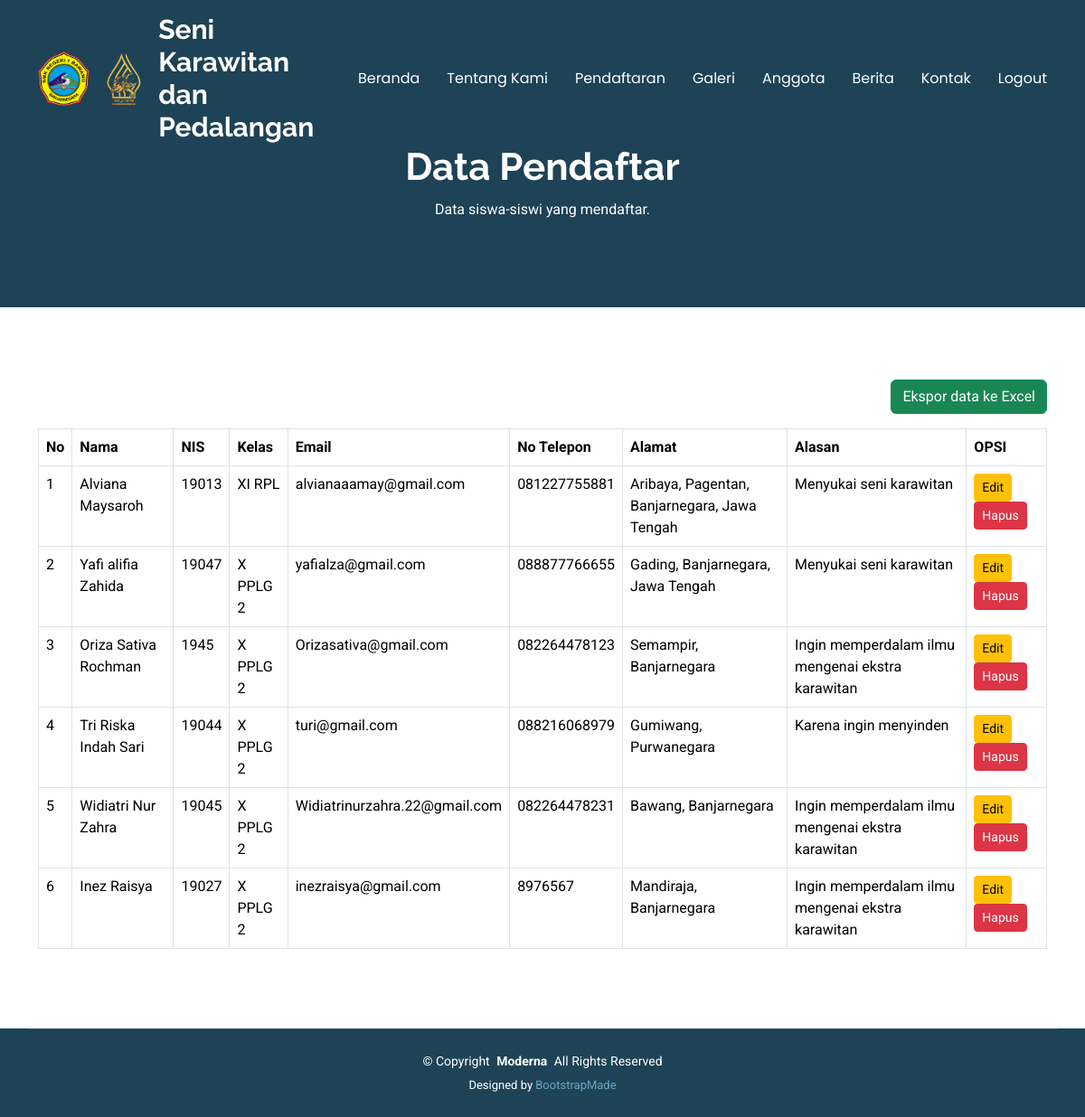
The page /admin/data_pendaftaran.php on the database its author committed.
### tables this page shows
CREATE TABLE IF NOT EXISTS `pendaftaran` (
  `id` int NOT NULL AUTO_INCREMENT,
  `nama` varchar(50) NOT NULL DEFAULT '0',
  `nis` varchar(50) NOT NULL DEFAULT '0',
  `kelas` varchar(50) NOT NULL DEFAULT '0',
  `email` varchar(50) NOT NULL DEFAULT '0',
  `nohp` varchar(50) NOT NULL DEFAULT '0',
  `alamat` text NOT NULL,
  `alasan` text NOT NULL,
  PRIMARY KEY (`id`) USING BTREE
);

### admin/data_pendaftaran.php (the view, shortened to what this page needs)
<!DOCTYPE html>
<html lang="en">
<head>
    <link href="../assets/vendor/bootstrap/css/bootstrap.min.css" rel="stylesheet">
    <link href="../assets/vendor/bootstrap-icons/bootstrap-icons.css" rel="stylesheet">
    <link href="../assets/vendor/aos/aos.css" rel="stylesheet">
    <link href="../assets/vendor/glightbox/css/glightbox.min.css" rel="stylesheet">
    <link href="../assets/vendor/swiper/swiper-bundle.min.css" rel="stylesheet">
    <link href="../assets/css/main.css" rel="stylesheet">
</head>
<body class="index-page">
<?php include '../function.php'; ?>
<?php include 'navbar.php'; ?>
    <main class="main">
    <div class="page-title dark-background">
        <div class="container position-relative">
        <h1>Data Pendaftar</h1>
        <p>Data siswa-siswi yang mendaftar.</p>
        </div>
    </div>
    <div class="container py-5">
        <table class="table table-bordered">
        <div class="d-flex justify-content-end mt-3 mb-3">
            <a href="ekspor_excel.php" class="btn btn-success">Ekspor data ke Excel</a>
        </div>
            <thead>
                <tr>
                    <th>No</th>
                    <th>Nama</th>
                    <th>NIS</th>
                    <th>Kelas</th>
                    <th>Email</th>
                    <th>No Telepon</th>
                    <th>Alamat</th>
                    <th>Alasan</th>
                    <th>OPSI</th>
                </tr>
            </thead>
            <tbody>
                <?php
                $sql = "SELECT * FROM pendaftaran";
                $result = $connect->query($sql);
                if ($result->num_rows > 0) {
                    $no = 1;
                    while ($row = $result->fetch_assoc()) {
                        echo '<tr>';
                        echo '<td>' . $no++ . '</td>';
                        echo '<td>' . htmlspecialchars($row['nama']) . '</td>';
                        echo '<td>' . htmlspecialchars($row['nis']) . '</td>';
                        echo '<td>' . htmlspecialchars($row['kelas']) . '</td>';
                        echo '<td>' . htmlspecialchars($row['email']) . '</td>';
                        echo '<td>' . htmlspecialchars($row['nohp']) . '</td>';
                        echo '<td>' . htmlspecialchars($row['alamat']) . '</td>';
                        echo '<td>' . htmlspecialchars($row['alasan']) . '</td>';
                        echo '<td>';
                        echo '<a href="ubah_pendaftaran.php?id=' . $row['id'] . '" class="btn btn-warning btn-sm">Edit</a> ';
                        echo '<a href="hapus_pendaftaran.php?id=' . $row['id'] . '" class="btn btn-danger btn-sm" onclick="return confirm(\'Yakin ingin menghapus data ini?\')">Hapus</a>';
                        echo '</td>';
                        echo '</tr>';
                    }
                } else {
                    echo "<tr><td colspan='5'>Tidak ada data pendaftaran.</td></tr>";
                }
                ?>
            </tbody>
        </table>
    </div>
    </main>
    <?php include 'footer.php'; ?>
</body>
</html>

### assets/css/main.css (style rules this page uses)
:root { --default-font: "Roboto", system-ui, -apple-system, "Segoe UI", Roboto, "Helvetica Neue", Arial, "Noto Sans", "Liberation Sans", sans-serif, "Apple Color Emoji", "Segoe UI Emoji", "Segoe UI Symbol", "Noto Color Emoji"; --heading-font: "Raleway", sans-serif; --nav-font: "Poppins", sans-serif; }
:root { --background-color: #ffffff; --default-color: #555555; --heading-color: #1e4356; --accent-color: #68a4c4; --surface-color: #ffffff; --contrast-color: #ffffff; }
:root { --nav-color: #ffffff; --nav-hover-color: #68a4c4; --nav-mobile-background-color: #ffffff; --nav-dropdown-background-color: #ffffff; --nav-dropdown-color: #555555; --nav-dropdown-hover-color: #68a4c4; }
.dark-background { --background-color: #1e4356; --default-color: #ffffff; --heading-color: #ffffff; --surface-color: #284e62; --contrast-color: #ffffff; }
:root { scroll-behavior: smooth; }
body { color: var(--default-color); background-color: var(--background-color); font-family: var(--default-font); }
a { color: var(--accent-color); text-decoration: none; transition: 0.3s; }
h1, h2, h3, h4, h5, h6 { color: var(--heading-color); font-family: var(--heading-font); }
.page-title { color: var(--default-color); background-color: var(--background-color); padding: 160px 0 80px 0; text-align: center; position: relative; }
.page-title:before { content: ""; background-color: color-mix(in srgb, var(--background-color), transparent 50%); position: absolute; inset: 0; }
.page-title h1 { font-size: 42px; font-weight: 700; margin-bottom: 10px; }

### rows shown on the page
pendaftaran: nama "Alviana Maysaroh", nis "19013", kelas "XI RPL", email "alvianaaamay@gmail.com", nohp "081227755881", alamat "Aribaya, Pagentan, Banjarnegara, Jawa Tengah", alasan "Menyukai seni karawitan"
pendaftaran: nama "Yafi alifia Zahida", nis "19047", kelas "X PPLG 2", email "yafialza@gmail.com", nohp "088877766655", alamat "Gading, Banjarnegara, Jawa Tengah", alasan "Menyukai seni karawitan"
pendaftaran: nama "Oriza Sativa Rochman", nis "1945", kelas "X PPLG 2", email "Orizasativa@gmail.com", nohp "082264478123", alamat "Semampir, Banjarnegara", alasan "Ingin memperdalam ilmu mengenai ekstra karawitan"
pendaftaran: nama "Tri Riska Indah Sari", nis "19044", kelas "X PPLG 2", email "turi@gmail.com", nohp "088216068979", alamat "Gumiwang, Purwanegara", alasan "Karena ingin menyinden"
pendaftaran: nama "Widiatri Nur Zahra", nis "19045", kelas "X PPLG 2", email "Widiatrinurzahra.22@gmail.com", nohp "082264478231", alamat "Bawang, Banjarnegara", alasan "Ingin memperdalam ilmu mengenai ekstra karawitan"
pendaftaran: nama "Inez Raisya", nis "19027", kelas "X PPLG 2", email "inezraisya@gmail.com", nohp "8976567", alamat "Mandiraja, Banjarnegara", alasan "Ingin memperdalam ilmu mengenai ekstra karawitan"
